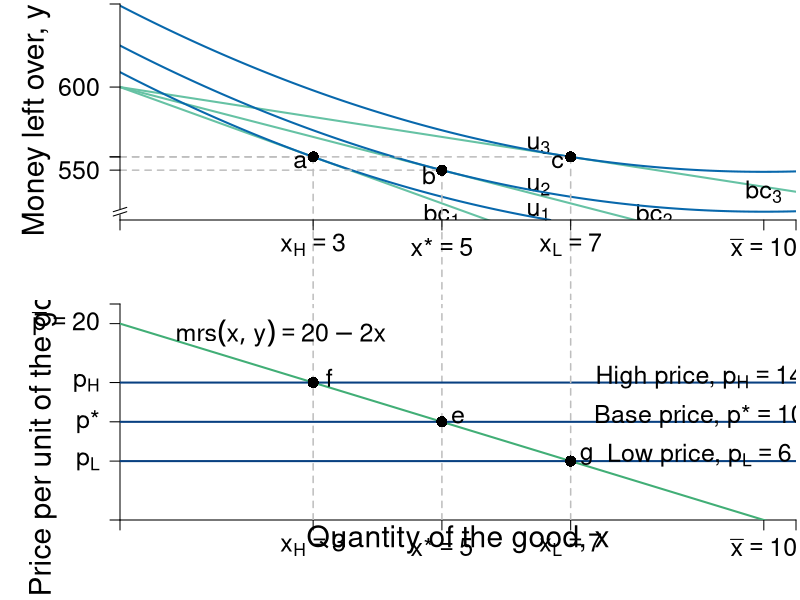

Source code (R):
require(shape)
require(plotrix)
require(ggplot2)
pdf(file = "indmarketdemand/mrs_price_qql_indiff.pdf", width = 9, height = 14)

#Set parameters for graphics
axislabelsize <- 1.8
labelsize <- 1.5
namesize <- 1.8
annotatesize <- 1.5
graphlinewidth <- 2
segmentlinewidth <- 1.5

COL <- c("#7fc97f", "#beaed4", "#fdc086", "#ffff99", "#386cb0", "#f0027f", "#bf5b17", "#666666")
COLA <- c("#e0f3db", "#99d8c9","#66c2a4","#41ae76", "#238b45", "#005824")
COLB <- c("#4eb3d3", "#2b8cbe", "#0868ac","#084081")

#Edited the margins to cater for the larger LHS labels
par(mar =  c(4, 6, 0.2, 0.2), mfrow = c(2,1))



# demandcd ----------------------------------------------------------------


#uA <- function(x, y, alpha = 0.5) {
  #x^(alpha)*y^(1 - alpha)
#}


uA <- function(x, y) {
  y + 20*x - x^2
}


bcA <- function(x, w = 20, p = 2) {
  w - p*x
}


xlims <- c(0, 10.5)
ylims <- c(520, 650)

npts <- 501 
x <- seq(xlims[1], xlims[2], length.out = npts)
y <- seq(ylims[1], ylims[2], length.out = npts) 
a <- c(uA(x = 3, y = 600 - 3*14), uA(x = 5, y = 600 - 5*10), uA(x = 7, y = 600 - 7*6))

plot(0, 0, xlim = xlims, ylim = ylims, type = "n",
     xlab = expression(paste("")),
     ylab = expression(paste("")), 
     xaxt = "n", 
     yaxt = "n", 
     cex.lab = axislabelsize, 
     bty = "n",
     xaxs = "i", 
     yaxs = "i")

#a <- c(uA(x = 3, y = 600 - 3*14), uA(x = 5, y = 600 - 5*10), uA(x = 7, y = 600 - 7*6))

ticksy <- c(0, 600 - 3*14, 600 - 5*10, 600 - 7*6, 600, ylims[2])
ylabels <- c(NA, 600 - 3*14, 600 - 5*10, 600 - 7*6, 600, NA)
ticksx <- c(0, 3, 5, 7, 10, xlims[2])
xlabels <- c(NA, expression(paste(x[H] == 3)), expression(paste(x,"*" == 5)), expression(paste(x[L] == 7)), expression(paste(bar(x) == 10)), NA)


npts <- 500 
xx1 <- seq(xlims[1], xlims[2], length.out = npts)

lines(xx1, bcA(xx1, w = 600, p = 6), col = COLA[3], lwd = graphlinewidth)
lines(xx1, bcA(xx1, w = 600, p = 10), col = COLA[3], lwd = graphlinewidth)
lines(xx1, bcA(xx1, w = 600, p = 14), col = COLA[3], lwd = graphlinewidth)
#lines(xx1, indiffA1(xx1, uA = 20, rmax = 2.5, xmax = 10), col = COLB[4], lwd = graphlinewidth)


#Label Axes
#mtext(expression(paste("Kilograms of coffee, ", x)), side=1, line = 2.5, cex = axislabelsize)

#text(0.5*xlims[2], -2, expression(paste("Kilograms of coffee, ", x)), xpd = TRUE, cex = axislabelsize) 
text(-1.3, 580, expression(paste("Money left over, ", y)), xpd = TRUE, cex = axislabelsize, srt = 90) 

#segments(0, 6, 6, 6, lty = 2, col = "gray" , lwd = segmentlinewidth, xpd = TRUE)
#segments(2, -10, 2, 6, lty = 2, col = "gray" , lwd = segmentlinewidth, xpd = TRUE)
#segments(4, -10, 4, 6, lty = 2, col = "gray" , lwd = segmentlinewidth, xpd = TRUE)
#segments(6, -10, 6, 6, lty = 2, col = "gray" , lwd = segmentlinewidth, xpd = TRUE)

#Label the budget curve functions for the HG, Aisha
text(5, 523, expression(bc[1]), cex = annotatesize)
text(8.3, 523, expression(bc[2]), cex = annotatesize)
text(10, 537, expression(bc[3]), cex = annotatesize)




#Label the iso-welfare functions for the HG, Aisha
text(6.5, 525, expression(u[1]), cex = annotatesize)
text(6.5, 540, expression(u[2]), cex = annotatesize)
text(6.5, 565, expression(u[3]), cex = annotatesize)
#text(6.6, 8.3, expression(u[4]^A))

contour(x, y, 
        outer(x, y, uA),
        drawlabels = FALSE,
        col = COLB[3],
        lwd = graphlinewidth,
        levels = a, 
        xaxs = "i", 
        yaxs = "i", 
        add = TRUE)

#abline(h=6, col=COL[3], lwd=graphlinewidth)
segments(7, 558, 7, 0, lty = 2, col = "gray" , lwd = segmentlinewidth, xpd = TRUE)
segments(5, 550, 5, 0, lty = 2, col = "gray" , lwd = segmentlinewidth, xpd = TRUE)
segments(3, 558, 3, 0, lty = 2, col = "gray" , lwd = segmentlinewidth, xpd = TRUE)

segments(0, 558,3, 558, lty = 2, col = "gray" , lwd = segmentlinewidth, xpd = TRUE)
segments(0, 550,5, 550, lty = 2, col = "gray" , lwd = segmentlinewidth, xpd = TRUE)
segments(0, 558,7, 558, lty = 2, col = "gray" , lwd = segmentlinewidth, xpd = TRUE)

points(x = 3, y = 600 - 3*14, pch = 16, col = "black", cex = 1.5)
text(x = 3 - 0.2, y = 600 - 3*14 - 3, expression(a), cex = annotatesize)
points(x = 5, y = 600 - 5*10, pch = 16, col = "black", cex = 1.5)
text(x = 5 - 0.2, y = 600 - 5*10 - 3, expression(b), cex = annotatesize)
points(x = 7, y = 600 - 7*6, pch = 16, col = "black", cex = 1.5)
text(x = 7 - 0.2, y = 600 - 7*6 - 3, expression(c), cex = annotatesize)

#Arrows(8.5, 6, 6.5, 6, col = "black", lty = 1, lwd = 2, arr.type = "triangle", arr.lwd = 0.5)
#text(9.7, 6.3, expression(paste("Price-offer curve")), cex = annotatesize)

axis(1, at = ticksx, pos = ylims[1], labels = xlabels, cex.axis = labelsize)
axis(2, at = ticksy, pos = 0, labels = ylabels, las = 1, cex.axis = labelsize)

axis.break(axis = 2, breakpos = 525, pos = 0,
           bgcol = "white", breakcol = "black",
           style = "slash", brw = 0.02)



#------


mrsA <- function(x, rmax = 10, xmax = 20) {
  rmax - (rmax/xmax)*x
}

# uA <- function(x, y, rmax, rmax = 10, xmas = 20) {
#   y + rmax*x - (1/2)(rmax/xmax)*x^2
# }

xlims <- c(0, 10.5)
ylims <- c(0, 22)

npts <- 501 
x <- seq(xlims[1], xlims[2], length.out = npts)
y <- seq(ylims[1], ylims[2], length.out = npts) 

plot(0, 0, xlim = xlims, ylim = ylims, type = "n",
     xlab = expression(paste("")),
     ylab = expression(paste("")), 
     xaxt = "n", 
     yaxt = "n", 
     cex.lab = axislabelsize, 
     bty = "n",
     xaxs="i", 
     yaxs="i")

# ticksy <- seq(from = 0, to = ylims[2], by = 2)
# ylabels <- seq(from = 0, to = ylims[2], by = 2)
# ticksx <- seq(from = 0, to = xlims[2], by = 2)
# xlabels <- seq(from = 0, to = xlims[2], by = 2)
ticksy <- c(0, 6, 10, 14, 20, ylims[2])
ylabels <- c(NA, expression(paste(p[L])), expression(paste(p,"*")), expression(paste(p[H])), expression(paste(bar(p) == 20)), NA)
ticksx <- c(0, 3, 5, 7, 10, xlims[2])
xlabels <- c(NA, expression(paste(x[H] == 3)), expression(paste(x,"*" == 5)), expression(paste(x[L] == 7)), expression(paste(bar(x) == 10)), NA)

axis(1, at = ticksx, pos = 0, labels = xlabels, cex.axis = labelsize)
axis(2, at = ticksy, pos = 0, labels = ylabels, las = 1, cex.axis = labelsize)

npts <- 500 
xx1 <- seq(xlims[1], xlims[2], length.out = npts)

#xpoly <- c(0, 10, 0)
#ypoly <- c(5, 5, 10)
#polygon(x = xpoly, y = ypoly, col = COL[4], density=NULL, border = NA)

lines(xx1, mrsA(xx1, rmax = 20, xmax = 10), col = COLA[4], lwd = graphlinewidth)
#lines(xx1, brfB(xx1, alpha = 16, beta = 1/24), col = COLB[4], lwd = graphlinewidth)




#mtext(expression(paste("Quantity of the good, ", x)), side=1, line = 2.5, cex = axislabelsize)
text(0.5*xlims[2], -2, expression(paste("Quantity of the good, ", x)), xpd = TRUE, cex = axislabelsize) 
text(-1.2, 0.5*ylims[2], expression(paste("Price per unit of the good, ", p)), xpd = TRUE, cex = axislabelsize, srt = 90) 


segments(0, 10, xlims[2], 10, lty = 1, col = COLB[4] , lwd = graphlinewidth)
segments(5, 0, 5, 30, lty = 2, col = "gray" , lwd = segmentlinewidth)
text(9, 10.6, expression(paste("Base price, ", p,"*" == 10)), cex = labelsize)
points(5, 10, pch = 16, col = "black", cex = 1.5)
text(5.25, 10.5, expression(e), cex = annotatesize)

segments(0, 14, xlims[2], 14, lty = 1, col = COLB[4] , lwd = graphlinewidth)
segments(3, 0, 3, 30, lty = 2, col = "gray" , lwd = segmentlinewidth)
text(9, 14.6, expression(paste("High price, ", p[H] == 14)), cex = labelsize)
points(3, 14, pch = 16, col = "black", cex = 1.5)
text(3.25, 14.5, expression(f), cex = annotatesize)


segments(0, 6, xlims[2], 6, lty = 1, col = COLB[4] , lwd = graphlinewidth)
segments(7, 0, 7, 30, lty = 2, col = "gray" , lwd = segmentlinewidth)
text(9, 6.6, expression(paste("Low price, ", p[L] == 6)), cex = labelsize)
points(7, 6, pch = 16, col = "black", cex = 1.5)
text(7.25, 6.5, expression(g), cex = annotatesize)


#text(7.3, 2.5, expression("Curve"))
#Arrows(7.3, 3.5, 7.3, 6.1, col = "black", lty = 1, lwd = 2, arr.type = "triangle", arr.lwd = 0.5)

#Label the iso-welfare functions for the HG, Aisha
# text(3.8, 1.5, expression(u[1]^A))
# text(4.6, 1.5, expression(u[2]^A))
# text(5.5, 1.5, expression(u[3]^A))
#text(6.6, 8.3, expression(u[4]^A))


#Label the indifference curves for the HG, Betty
# text(7.6, 17, expression(u[1]^B))
# text(6.75, 17, expression(u[2]^B))
# text(6, 17, expression(u[3]^B))
#text(3.4, 6.9, expression(v[4]^B))

#Label mrs function
text(2.5, 19, expression(paste(mrs(x,y) == 20 - 2*x)), cex = labelsize)
#Arrows(10, 7.5, 10, 5, col = "black", lty = 1, lwd = 2, arr.type = "triangle", arr.lwd = 0.5)

#Label satiation
#text(20, 3.5, expression(paste(bar(x) == "Point")))
#text(20, 3, expression(paste("of Satiation")))
#Arrows(20, 2.5, 20, 0.5, col = "black", lty = 1, lwd = 2, arr.type = "triangle", arr.lwd = 0.5)

#Label highest willingness to pay
#text(5, 10, expression("Consumer Surplus"))
#text(5, 9, expression(paste(CS==frac(1, 2)*bgroup("(",bar(r) - p,")")*x)))
#Arrows(5, 8.5, 5, 6, col = "black", lty = 1, lwd = 2, arr.type = "triangle", arr.lwd = 0.5)

dev.off()
